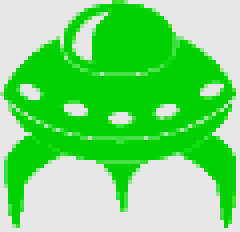
#> input picture alien_invasion/image/alien.bmp, 60 x 58 px (shown 4 times larger)
$ python 'ASCII文本图形.py' --file ../alien_invasion/image/alien.bmp
#> lines starting #> are read from the running program, lines starting #| are printed output that depends on the picture
import argparse
import numpy as np
from PIL import Image

# 定义两种灰度字符梯度，用于不同细节级别
gscale1 = "$@B%8&WM#*oahkbdpqwmZO0QLCJUYXzcvunxrjft/\|()1{}[]?-_+~<>i!lI;:,\"^`'. "
gscale2 = '@%#*+=-:. '

def getAverageL(image):
    """计算图像块的平均亮度值"""
    im = np.array(image)          # 将PIL图像转换为numpy数组
    h, w = im.shape               # 获取图像尺寸（高度, 宽度）
    return np.average(im.reshape(h * w))  # 计算所有像素的平均亮度

def convertImageToAscii(fileName, cols, scale, moreLevels):
    """将图像转换为ASCII字符画"""
#> called with fileName = '../alien_invasion/image/alien.bmp', cols = 80, scale = 0.43, moreLevels = False
    global gscale1, gscale2
    # 打开图像并转换为灰度图
    image = Image.open(fileName).convert('L')
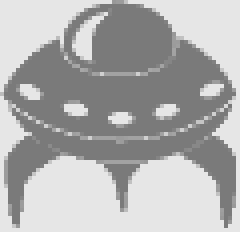
#> image: PIL image 60x58 L (shown 4 times larger); min 122, max 230, mean 175.3
    W, H = image.size  # 获取原始图像尺寸（宽度, 高度）
#> W = 60; H = 58
    print("输入图像尺寸: %d x %d" % (W, H))
#| 输入图像尺寸: 60 x 58
    # 计算每个字符块的尺寸
    w = W / cols        # 单个字符块的宽度
#> w = 0.75
    h = w / scale       # 根据宽高比计算字符块高度
#> h = 1.74
    rows = int(H / h)   # 计算总行数
#> rows = 33
    print("列数: %d, 行数: %d" % (cols, rows))
#| 列数: 80, 行数: 33
    print("字符块尺寸: %.2f x %.2f" % (w, h))
#| 字符块尺寸: 0.75 x 1.74
    # 有效性检查
    if cols > W or rows > H:
        print("图像尺寸太小，无法分割为指定列数！")
        exit(0)
#> (the program exits here)
